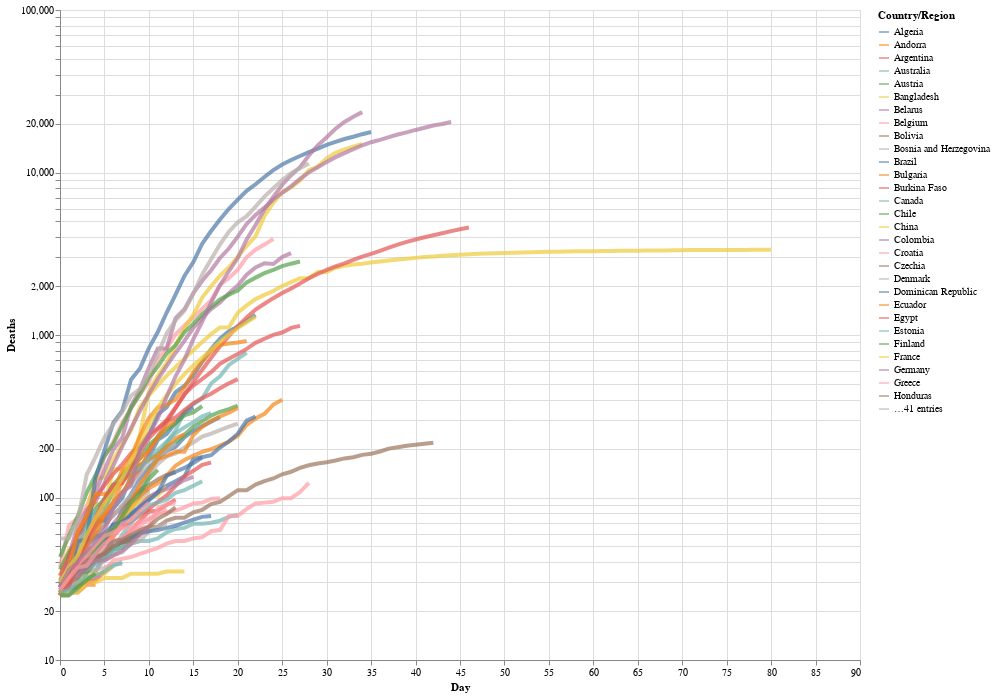

The notebook cell saved with this chart:
### Markdown cell above
We can also add a log y-axis. To do this, The long-form, we express the types using the long-form `alt.X('Day',...)`, which is, in the words of the [Altair documentation](https://altair-viz.github.io/user_guide/encoding.html)
> useful when doing more fine-tuned adjustments to the encoding, such as binning, axis and scale properties, or more.

We'll also now add a hover tooltip so that, when we hover our cursor over any point on any of the lines, it will tell us the 'Country', the 'Day', and the number of 'Deaths'.

### Code cell
# altair plot 
alt.Chart(deaths_long).mark_line(strokeWidth=4, opacity=0.7).encode(
    x=alt.X('Day'),
    y=alt.Y('Deaths', scale=alt.Scale(type='log')),
    color='Country/Region',
    tooltip=['Country/Region', 'Day', 'Deaths']
).properties(
    width=800,
    height=650
)

### Figure 1 — Vega-Lite specification as saved in the notebook (floating-point values rounded to 4 significant figures; data arrays with more than 128 entries replaced by an {"elided": "..."} marker saying what was removed)
{"config": {"view": {"continuousWidth": 400, "continuousHeight": 300}}, "data": {"name": "data-5a4f50d62866261aa918d2b8eb801ffb"}, "mark": {"type": "line", "opacity": 0.7, "strokeWidth": 4}, "encoding": {"color": {"type": "nominal", "field": "Country/Region"}, "tooltip": [{"type": "nominal", "field": "Country/Region"}, {"type": "quantitative", "field": "Day"}, {"type": "quantitative", "field": "Deaths"}], "x": {"type": "quantitative", "field": "Day"}, "y": {"type": "quantitative", "field": "Deaths", "scale": {"type": "log"}}}, "height": 650, "width": 800, "$schema": "https://vega.github.io/schema/vega-lite/v4.8.1.json", "datasets": {"data-5a4f50d62866261aa918d2b8eb801ffb": {"elided": "5810 records"}}}
